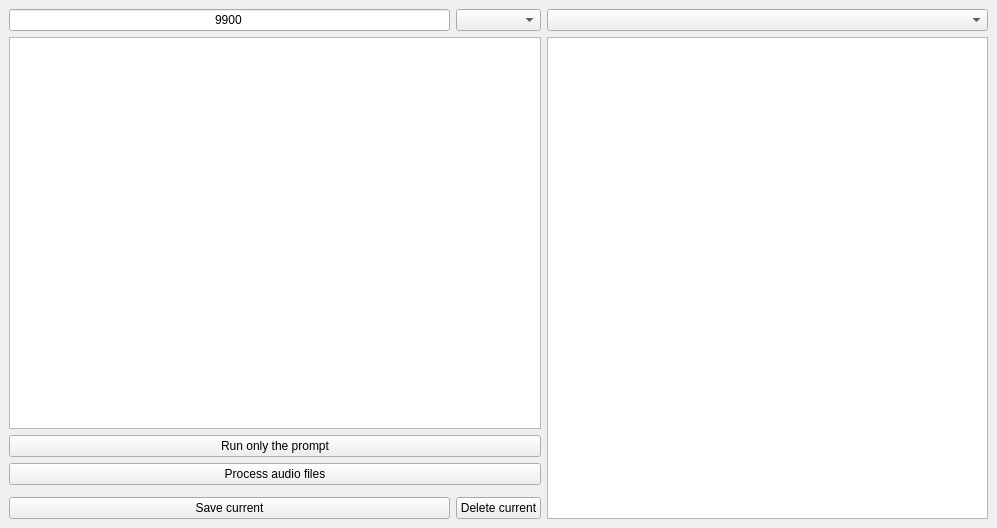
<?xml version="1.0" encoding="UTF-8"?>
<ui version="4.0">
 <class>MainWindow</class>
 <widget class="QMainWindow" name="MainWindow">
  <property name="geometry">
   <rect>
    <x>0</x>
    <y>0</y>
    <width>997</width>
    <height>528</height>
   </rect>
  </property>
  <property name="minimumSize">
   <size>
    <width>308</width>
    <height>366</height>
   </size>
  </property>
  <property name="windowTitle">
   <string>MainWindow</string>
  </property>
  <widget class="QWidget" name="centralwidget">
   <property name="contextMenuPolicy">
    <enum>Qt::DefaultContextMenu</enum>
   </property>
   <property name="layoutDirection">
    <enum>Qt::LeftToRight</enum>
   </property>
   <layout class="QGridLayout" name="gridLayout">
    <item row="5" column="1">
     <widget class="QPushButton" name="deleteButton">
      <property name="text">
       <string>Delete current</string>
      </property>
     </widget>
    </item>
    <item row="5" column="0">
     <widget class="QPushButton" name="saveButton">
      <property name="text">
       <string>Save current</string>
      </property>
     </widget>
    </item>
    <item row="0" column="0">
     <widget class="QLineEdit" name="inputLetters">
      <property name="layoutDirection">
       <enum>Qt::LeftToRight</enum>
      </property>
      <property name="autoFillBackground">
       <bool>false</bool>
      </property>
      <property name="text">
       <string>9900</string>
      </property>
      <property name="alignment">
       <set>Qt::AlignCenter</set>
      </property>
     </widget>
    </item>
    <item row="1" column="0" colspan="2">
     <widget class="QTextEdit" name="promptBox">
      <property name="html">
       <string>&lt;!DOCTYPE HTML PUBLIC &quot;-//W3C//DTD HTML 4.0//EN&quot; &quot;http://www.w3.org/TR/REC-html40/strict.dtd&quot;&gt;
&lt;html&gt;&lt;head&gt;&lt;meta name=&quot;qrichtext&quot; content=&quot;1&quot; /&gt;&lt;meta charset=&quot;utf-8&quot; /&gt;&lt;style type=&quot;text/css&quot;&gt;
p, li { white-space: pre-wrap; }
hr { height: 1px; border-width: 0; }
li.unchecked::marker { content: &quot;\2610&quot;; }
li.checked::marker { content: &quot;\2612&quot;; }
&lt;/style&gt;&lt;/head&gt;&lt;body style=&quot; font-family:'Segoe UI'; font-size:9pt; font-weight:400; font-style:normal;&quot;&gt;
&lt;p style=&quot;-qt-paragraph-type:empty; margin-top:0px; margin-bottom:0px; margin-left:0px; margin-right:0px; -qt-block-indent:0; text-indent:0px;&quot;&gt;&lt;br /&gt;&lt;/p&gt;&lt;/body&gt;&lt;/html&gt;</string>
      </property>
     </widget>
    </item>
    <item row="0" column="1">
     <widget class="QComboBox" name="languageBox"/>
    </item>
    <item row="2" column="0" colspan="2">
     <widget class="QPushButton" name="promptButton">
      <property name="text">
       <string>Run only the prompt</string>
      </property>
     </widget>
    </item>
    <item row="0" column="2">
     <widget class="QComboBox" name="promptsSelect">
      <property name="placeholderText">
       <string>Choose prompt</string>
      </property>
     </widget>
    </item>
    <item row="3" column="0" colspan="2">
     <widget class="QPushButton" name="queueButton">
      <property name="text">
       <string>Process audio files</string>
      </property>
     </widget>
    </item>
    <item row="1" column="2" rowspan="5">
     <widget class="QTextEdit" name="responseBox">
      <property name="html">
       <string>&lt;!DOCTYPE HTML PUBLIC &quot;-//W3C//DTD HTML 4.0//EN&quot; &quot;http://www.w3.org/TR/REC-html40/strict.dtd&quot;&gt;
&lt;html&gt;&lt;head&gt;&lt;meta name=&quot;qrichtext&quot; content=&quot;1&quot; /&gt;&lt;meta charset=&quot;utf-8&quot; /&gt;&lt;style type=&quot;text/css&quot;&gt;
p, li { white-space: pre-wrap; }
hr { height: 1px; border-width: 0; }
li.unchecked::marker { content: &quot;\2610&quot;; }
li.checked::marker { content: &quot;\2612&quot;; }
&lt;/style&gt;&lt;/head&gt;&lt;body style=&quot; font-family:'Segoe UI'; font-size:9pt; font-weight:400; font-style:normal;&quot;&gt;
&lt;p style=&quot;-qt-paragraph-type:empty; margin-top:0px; margin-bottom:0px; margin-left:0px; margin-right:0px; -qt-block-indent:0; text-indent:0px;&quot;&gt;&lt;br /&gt;&lt;/p&gt;&lt;/body&gt;&lt;/html&gt;</string>
      </property>
     </widget>
    </item>
   </layout>
  </widget>
  <widget class="QMenuBar" name="menubar">
   <property name="geometry">
    <rect>
     <x>0</x>
     <y>0</y>
     <width>997</width>
     <height>22</height>
    </rect>
   </property>
  </widget>
 </widget>
 <resources/>
 <connections/>
</ui>
